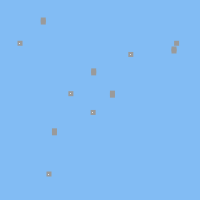
Frame 1 (no input)
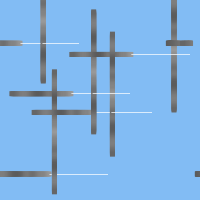
Frame 60 (the mouse pressed at the canvas centre just before this capture)
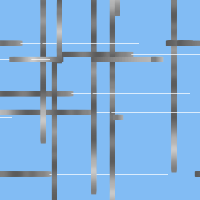
Frame 120 (the mouse held since frame 60 and released just before this capture)

The Processing sketch that drew these frames (run headless with seeded random() and noise(); from frame 60 on, the mouse is pressed at the canvas centre):

// Processing sketch: cross
// ── cross.pde
Kross c1 = new Kross(random(0,200),random(0,200),random(0,100));
Kross c2 = new Kross(random(0,200),random(0,200),random(0,100));
Kross c3 = new Kross(random(0,200),random(0,200),random(0,100));
Kross c4 = new Kross(random(0,200),random(0,200),random(0,100));
Kross c5 = new Kross(random(0,200),random(0,200),random(0,100));

float t;

void setup() {
  size(200, 200);
  background(130,188,244);
  fill(255,0,0);
  
  
}

void draw() {


  
  c1.update();
  c2.update();
  c3.update();
  c4.update();
  c5.update();
  
  t++;
}

class Kross {
  
  float x;
  float y;
  float d;
  float xi;
  float yi;

  Kross(float ecks, float why,float disp) {
    x = ecks;
    xi = ecks;
    y = why;
    yi = why;
    d = disp;
  }

  void update() {
    x++;
    xi--;
    if (x>width) {
      y+=5;
      yi+=5;
      x=0;
    }

    fill(255*noise(t/50));//sin((x+d)/20));
    noStroke();
    rect(x+255*noise(t/100),y,5,5);
    
    rect(y,x,5,5);
    
    rect(xi,yi,5,5);
    
    rect(yi,xi,5,5);
    
    stroke(255);
    point(x,y+2.5);
  }
}

//class HLine { 
//  float ypos, speed; 
//  HLine (float y, float s) {  
//    ypos = y; 
//    speed = s; 
//  } 
//  void update() { 
//    ypos += speed; 
//    if (ypos > height) { 
//      ypos = 0; 
//    } 
//    line(0, ypos, width, ypos); 
//  } 
